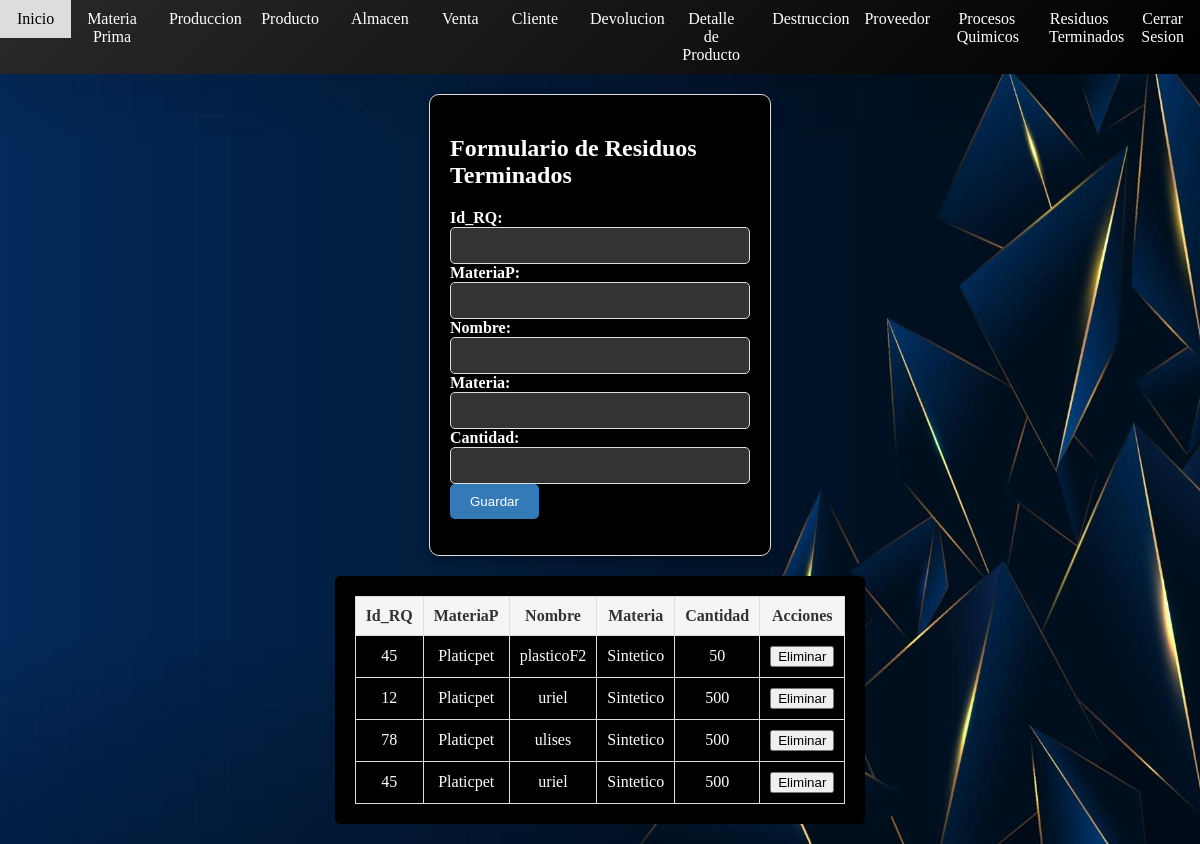
/Residuos.php (signed in), run on the app's committed database.
### tables this page shows
CREATE TABLE `residuos_terminados` (
  `Id_RQ` int(11) DEFAULT NULL,
  `MateriaP` varchar(50) DEFAULT NULL,
  `Nombre` varchar(50) DEFAULT NULL,
  `Materia` varchar(50) DEFAULT NULL,
  `Cantidad` int(11) DEFAULT NULL
);

### Residuos.php (the view, shortened to what this page needs)
<link rel="stylesheet" type="text/css" href="assets/css/estilomenu.css">
<body>
       <?php include 'menu.php'; ?>
   </body>
<!DOCTYPE html>
<html>
<head>
</head>
<div class="form-container">
<body>
  <h2>Formulario de Residuos Terminados</h2>
  <form action="<?php echo $_SERVER['PHP_SELF']; ?>" method="POST">
    <label for="id_rq">Id_RQ:</label>
    <input type="text" name="id_rq" id="id_rq" required><br>
    <label for="materia_p">MateriaP:</label>
    <input type="text" name="materia_p" id="materia_p" required><br>
    <label for="nombre">Nombre:</label>
    <input type="text" name="nombre" id="nombre" required><br>
    <label for="materia">Materia:</label>
    <input type="text" name="materia" id="materia" required><br>
    <label for="cantidad">Cantidad:</label>
    <input type="number" name="cantidad" id="cantidad" required><br>
    <input type="submit" name="submit" value="Guardar">
  </form>
</body>
    </div>
</html>
<!DOCTYPE html>
<html>
<head>
</head>
<body>
  <div class="table-container-wrapper">
    <div class="table-container">
      <?php
      $servername = "localhost";
      $username = "ulises";
      $password = "1234";
      $dbname = "gomper2";
      $conn = new mysqli($servername, $username, $password, $dbname);
      $sql = "SELECT * FROM residuos_terminados";
      $result = $conn->query($sql);
      if ($result->num_rows > 0) {
        echo "<table>";
        echo "<tr><th>Id_RQ</th><th>MateriaP</th><th>Nombre</th><th>Materia</th><th>Cantidad</th><th>Acciones</th></tr>";
        while ($row = $result->fetch_assoc()) {
          echo "<tr>";
          echo "<td>" . $row['Id_RQ'] . "</td>";
          echo "<td>" . $row['MateriaP'] . "</td>";
          echo "<td>" . $row['Nombre'] . "</td>";
          echo "<td>" . $row['Materia'] . "</td>";
          echo "<td>" . $row['Cantidad'] . "</td>";
          echo "<td><button class='eliminar-btn' data-id='" . $row['Id_RQ'] . "'>Eliminar</button></td>";
          echo "</tr>";
        }
        echo "</table>";
      } else {
        echo "No se encontraron registros.";
      }
      ?>
    </div>
  </div>
</body>
</html>

### assets/css/estilomenu.css (style rules this page uses)
body { margin: 0; }

### menu.php (style rules this page uses)
body { background-image: url('assets/images/11.jpg'); background-size: cover; }

### Residuos.php (style rules this page uses)
.form-container { background-color: #000000; padding: 20px; border-radius: 5px; color: #ffffff; margin: 20px auto; width: 300px; }
.form-container { background-color: #000000; padding: 20px; border-radius: 10px; color: #ffffff; margin: 20px auto; width: 300px; box-shadow: 0px 4px 10px rgba(0, 0, 0, 0.3); border: 1px solid #dddddd; }
.form-container input[type="submit"] { background-color: #337ab7; color: #ffffff; padding: 10px 20px; border: none; border-radius: 5px; cursor: pointer; transition: background-color 0.3s ease; }
label { font-weight: bold; }
input[type="text"], input[type="number"] { padding: 10px; border: 1px solid #dddddd; border-radius: 5px; width: 100%; background-color: #333333; color: #ffffff; }
h2 { margin-bottom: 20px; font-size: 24px; font-weight: bold; color: #ffffff; }
.table-container-wrapper { background-color: #000000; padding: 20px; border-radius: 5px; margin: 20px auto; width: fit-content; }
.table-container { width: 100%; border-collapse: collapse; background-color: #000000; color: #ffffff; }
.table-container th, .table-container td { padding: 10px; text-align: center; border: 1px solid #dddddd; color: #ffffff; }
.table-container th { background-color: #f5f5f5; color: #333333; }
.table-container td { color: #ffffff; }
table { border-collapse: collapse; }
table, th, td { border: 1px solid black; padding: 5px; }

### data on the page
residuos_terminados: Id_RQ "45", MateriaP "Platicpet", Nombre "plasticoF2", Materia "Sintetico", Cantidad "50"
residuos_terminados: Id_RQ "12", MateriaP "Platicpet", Nombre "uriel", Materia "Sintetico", Cantidad "500"
residuos_terminados: Id_RQ "78", MateriaP "Platicpet", Nombre "ulises", Materia "Sintetico", Cantidad "500"
residuos_terminados: Id_RQ "45", MateriaP "Platicpet", Nombre "uriel", Materia "Sintetico", Cantidad "500"
